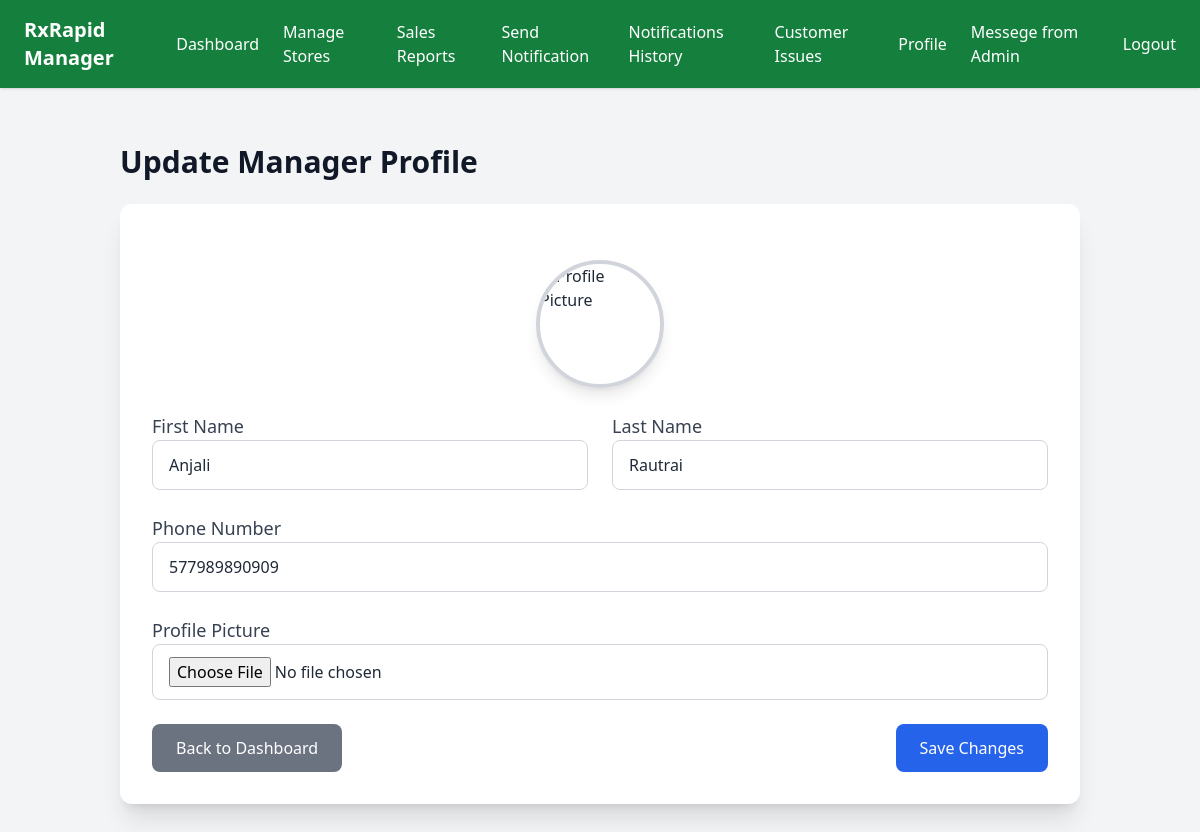
The app's page /manager_profile/ (signed in) with its own data.
### Manager/models.py (models this page shows, shortened)
class ManagerProfile(models.Model):
    user = models.OneToOneField(
        settings.AUTH_USER_MODEL,  # ✅ use this instead of User
        on_delete=models.CASCADE,
        related_name='manager_profile'
    )
    first_name = models.CharField(max_length=100)
    last_name = models.CharField(max_length=100)
    phone_number = models.CharField(max_length=15, blank=True, null=True)
    date_joined = models.DateField(auto_now_add=True)
    profile_picture = models.ImageField(upload_to='profile_pics/', blank=True, null=True)

### Manager/views.py (the view)
# urls.py: path('manager_profile/', views.manager_profile, name='manager_profile'),
@login_required
def manager_profile(request):
    manager_profile, created = ManagerProfile.objects.get_or_create(user=request.user)
    if request.method == 'POST':
        form = ManagerProfileForm(request.POST, request.FILES, instance=manager_profile)
        if form.is_valid():
            form.save()
            return redirect('manager_profile')  # Redirect after saving the profile
    else:
        form = ManagerProfileForm(instance=manager_profile)
    return render(request, 'manager/manager_profile.html', {'form': form})

### Manager/forms.py
class ManagerProfileForm(forms.ModelForm):
    class Meta:
        model = ManagerProfile
        fields = ['first_name', 'last_name', 'phone_number', 'profile_picture']

### Manager/templates/manager/manager_profile.html (shortened to what this page needs)
{% extends 'manager/base_manager.html' %}
{% load static %}
{% block content %}
<div class="container mx-auto p-8">
    <h2 class="text-3xl font-semibold text-gray-900 mb-6">Update Manager Profile</h2>
    <div class="bg-white shadow-xl rounded-xl p-8 space-y-8">
        <form method="POST" enctype="multipart/form-data" class="space-y-6">
            <div class="flex justify-center mt-4 animate__animated animate__fadeIn">
                <div class="relative">
                    <img src="{% if form.profile_picture.value %}{{ form.profile_picture.value.url }}{% else %}{% static 'images/default-avatar.png' %}{% endif %}"
                         alt="Profile Picture"
                         class="w-32 h-32 object-cover rounded-full border-4 border-gray-300 shadow-lg transition-transform duration-500 hover:scale-110">
                </div>
            </div>
            <div class="grid grid-cols-1 md:grid-cols-2 gap-6">
                <div>
                    <label for="id_first_name" class="block text-lg font-medium text-gray-700">First Name</label>
                    <input type="text" name="first_name" value="{{ form.first_name.value }}" class="w-full px-4 py-3 rounded-lg border border-gray-300 focus:ring-2 focus:ring-blue-500 focus:border-blue-500" required>
                </div>
                <div>
                    <label for="id_last_name" class="block text-lg font-medium text-gray-700">Last Name</label>
                    <input type="text" name="last_name" value="{{ form.last_name.value }}" class="w-full px-4 py-3 rounded-lg border border-gray-300 focus:ring-2 focus:ring-blue-500 focus:border-blue-500" required>
                </div>
            </div>
            <div>
                <label for="id_phone_number" class="block text-lg font-medium text-gray-700">Phone Number</label>
                <input type="text" name="phone_number" value="{{ form.phone_number.value }}" class="w-full px-4 py-3 rounded-lg border border-gray-300 focus:ring-2 focus:ring-blue-500 focus:border-blue-500">
            </div>
            <div>
                <label for="id_profile_picture" class="block text-lg font-medium text-gray-700">Profile Picture</label>
                <input type="file" name="profile_picture" class="w-full px-4 py-3 rounded-lg border border-gray-300 focus:ring-2 focus:ring-blue-500 focus:border-blue-500">
            </div>
            <div class="flex justify-between items-center mt-8">
                <a href="{% url 'manager_dashboard' %}" class="bg-gray-500 text-white px-6 py-3 rounded-lg hover:bg-gray-600 focus:outline-none focus:ring-4 focus:ring-gray-300 transition duration-300">
                    Back to Dashboard
                </a>
                <button type="submit" class="bg-blue-600 text-white px-6 py-3 rounded-lg hover:bg-blue-700 focus:outline-none focus:ring-4 focus:ring-blue-300 transition duration-300">
                    Save Changes
                </button>
            </div>
        </form>
    </div>
</div>
<link rel="stylesheet" href="https://cdnjs.cloudflare.com/ajax/libs/animate.css/4.1.1/animate.min.css">
{% endblock %}

### records on screen
ManagerProfile: first_name "Anjali", last_name "Rautrai", phone_number "577989890909"
